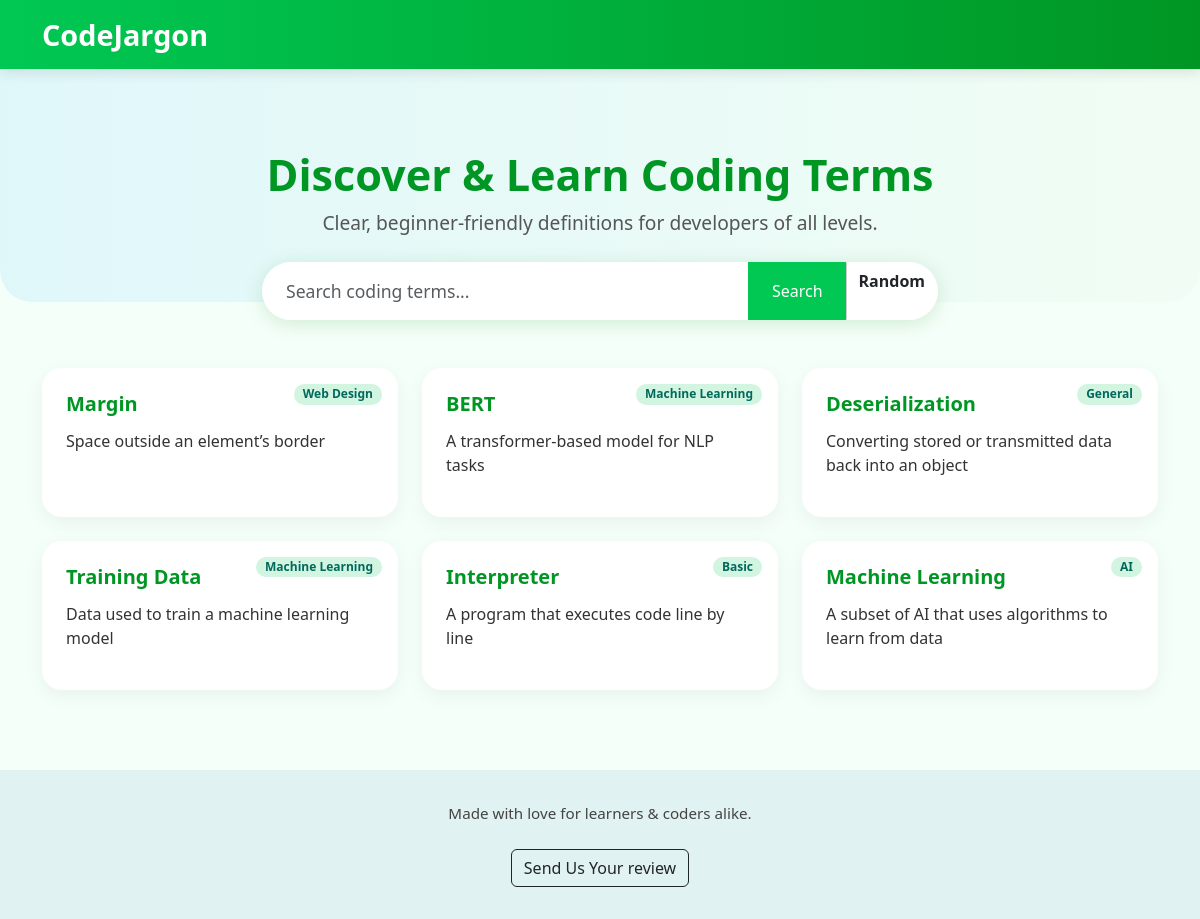
The page / on the database its author committed.
### database.py (models this page shows)
class Terms(db.Model):
    id = db.Column(db.Integer, primary_key=True)
    term = db.Column(db.String(100), unique=True, nullable=False)
    definition = db.Column(db.String(500), nullable=False)
    category = db.Column(db.String(50), nullable=False)
    __table_args__ = (
        db.Index('ix_term_search', 'term', postgresql_using='gin', postgresql_ops={'term': 'gin_trgm_ops'}),
    )

### app.py (the view)
@app.route("/")
def home():
    search_query = request.args.get('q', '').strip()
    if search_query:
        terms = Terms.query.filter(
            or_(
                Terms.term.ilike(f'%{search_query}%'),
                Terms.definition.ilike(f'%{search_query}%')
            )
        ).all()
    else:
        all_terms = Terms.query.all()
        terms = sample(all_terms, min(6, len(all_terms))) if all_terms else []
    return render_template("index.html",
                         terms=terms,
                         search_query=search_query,
                         results_count=len(terms))

### templates/index.html (shortened to what this page needs)
<!DOCTYPE html>
<html lang="en">
<head>
  <link href="https://cdn.jsdelivr.net/npm/bootstrap@5.3.2/dist/css/bootstrap.min.css" rel="stylesheet"/>
</head>
<body>
  <nav class="navbar navbar-expand-lg navbar-dark">
    <div class="container">
      <a class="navbar-brand" href="/">CodeJargon</a>
    </div>
  </nav>
  <section class="hero">
    <div class="container">
      <h1>
        {% if search_query %}
          {% if results_count > 0 %}
            {{ results_count }} result(s) for "{{ search_query }}"
          {% else %}
            No results for "{{ search_query }}"
          {% endif %}
        {% else %}
          Discover & Learn Coding Terms
        {% endif %}
      </h1>
      <p>
        {% if not search_query %}
          Clear, beginner-friendly definitions for developers of all levels.
        {% endif %}
      </p>
    </div>
  </section>
  <div class="container search-form">
    <form action="/" method="get">
      <div class="input-group">
        <input
          type="text"
          name="q"
          class="form-control"
          placeholder="Search coding terms..."
          value="{{ search_query }}"
        />
        <button type="submit" class="btn btn-search">Search</button>
        <a href="/" class="btn btn-outline"> <b>Random </b></a>
      </div>
    </form>
  </div>
  <div class="container">
    {% if terms %}
    <div class="row row-cols-1 row-cols-md-2 row-cols-lg-3 g-4">
      {% for term in terms %}
      <div class="col">
        <div class="jargon-card h-100">
          <h5 class="card-title">{{ term.term }}</h5>
          <p>{{ term.definition }}</p>
          <span class="badge badge-category">{{ term.category }}</span>
        </div>
      </div>
      {% endfor %}
    </div>
    {% elif search_query %}
    <div class="no-results">
      <h4>No matching terms found</h4>
      <p>Try a different keyword or <a href="/">browse random terms</a></p>
    </div>
    {% endif %}
  </div>
  <footer>
    <div class="container">
      <p>Made with love for learners & coders alike.</p>
    </div>
<div class="container text-center mt-4">
  <a href="mailto:dhushyanth.nmd06@gmail.com" class="btn btn-outline-dark">Send Us Your review</a>
</div>
  </footer>
</body>
</html>

### templates/index.html (style rules this page uses)
:root { --primary: #00c853; --primary-dark: #009624; --bg-light: #f5fff9; --text-muted: #555; --card-hover: rgba(0, 200, 83, 0.1); --badge-color: #d1f5e0; --badge-text: #00695c; }
body { background-color: var(--bg-light); font-family: 'Segoe UI', sans-serif; color: #333; }
.navbar { background: linear-gradient(90deg, var(--primary), var(--primary-dark)); box-shadow: 0 4px 12px rgba(0, 0, 0, 0.1); }
.navbar-brand { font-weight: bold; font-size: 1.8rem; color: white !important; }
.hero { background: linear-gradient(to right, #e0f7fa, #f1fdf4); padding: 5rem 1rem 3rem; text-align: center; border-radius: 0 0 2rem 2rem; }
.hero h1 { font-size: 2.7rem; font-weight: 700; color: var(--primary-dark); }
.hero p { font-size: 1.2rem; color: var(--text-muted); }
.search-form { max-width: 700px; margin: -2.5rem auto 3rem; z-index: 10; position: relative; }
.search-form .input-group { box-shadow: 0 4px 20px rgba(0, 128, 0, 0.15); border-radius: 50px; overflow: hidden; }
.search-form input { padding: 1rem 1.5rem; font-size: 1.1rem; border: none; }
.btn-search { background-color: var(--primary); border: none; color: white; padding: 0 1.5rem; }
.btn-outline { border-left: 1px solid #ccc; background: white; }
.jargon-card { background-color: white; border-radius: 1.25rem; padding: 1.5rem; box-shadow: 0 6px 20px rgba(0, 0, 0, 0.05); transition: transform 0.3s ease, box-shadow 0.3s ease; height: 100%; position: relative; }
.card-title { font-weight: 600; color: var(--primary-dark); margin-bottom: 0.8rem; }
.badge-category { position: absolute; top: 1rem; right: 1rem; background-color: var(--badge-color); color: var(--badge-text); font-size: 0.75rem; padding: 0.35em 0.75em; border-radius: 2rem; }
footer { background-color: #e0f2f1; padding: 2rem 0; margin-top: 5rem; text-align: center; }
footer p { margin: 0; font-size: 0.95rem; color: #444; }

### rows shown on the page
Terms: term "Margin", definition "Space outside an element’s border", category "Web Design"
Terms: term "BERT", definition "A transformer-based model for NLP tasks", category "Machine Learning"
Terms: term "Deserialization", definition "Converting stored or transmitted data back into an object", category "General"
Terms: term "Training Data", definition "Data used to train a machine learning model", category "Machine Learning"
Terms: term "Interpreter", definition "A program that executes code line by line", category "Basic"
Terms: term "Machine Learning", definition "A subset of AI that uses algorithms to learn from data", category "AI"
